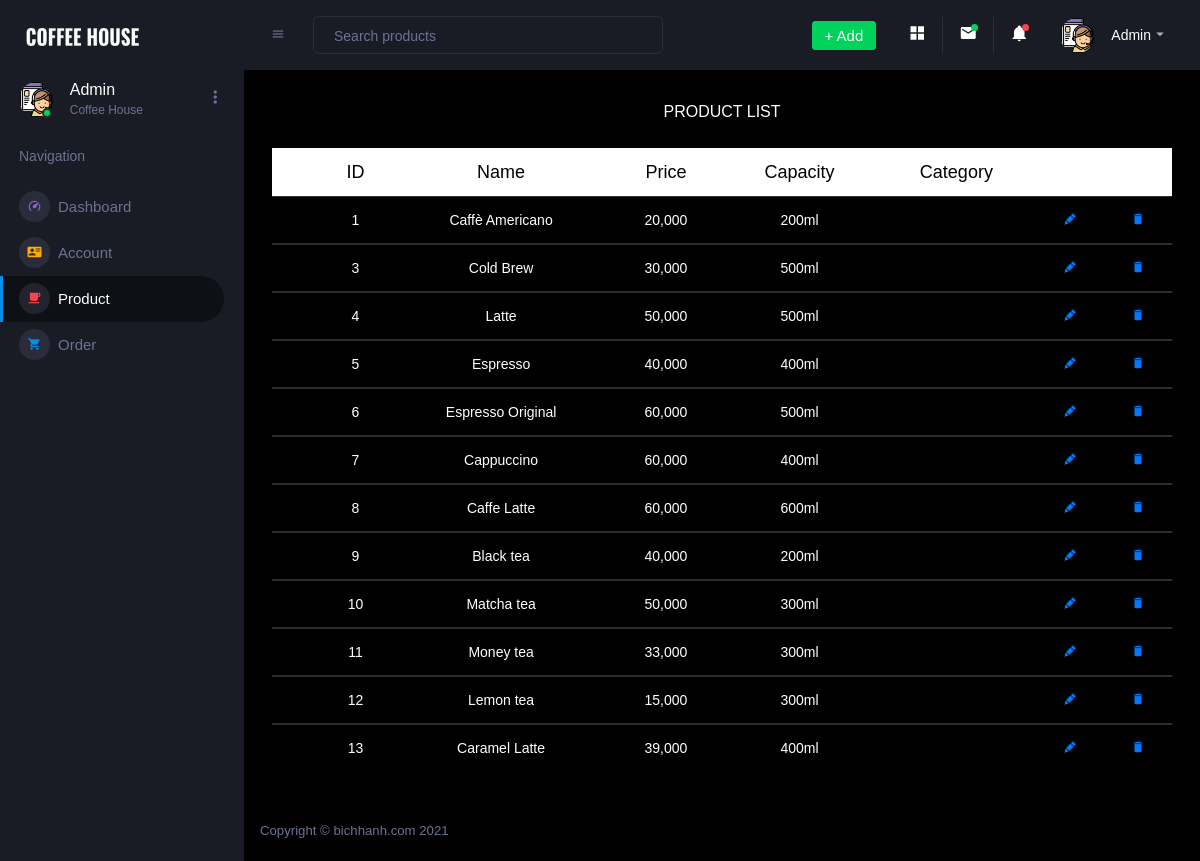
The app's page /admin/product.php with its own data.
### tables this page shows
CREATE TABLE `sanpham` (
  `masp` varchar(30) NOT NULL,
  `tensp` varchar(22) NOT NULL,
  `hinhanh` varchar(50) NOT NULL,
  `gia` double NOT NULL,
  `dungtich` varchar(22) NOT NULL,
  `matl` varchar(22) NOT NULL,
  `soluong` int(10) NOT NULL,
  `id` int(11) NOT NULL
);

### admin/hehe.php (called while the page is built, shortened)
<?php
class module{
    function getAllProduct(){
        $db = new Connection();
        $conn = $db -> conn;
        $sql = "SELECT * FROM sanpham";
        $query = mysqli_query($conn, $sql);
        $result = array();
        if(mysqli_num_rows($query) > 0){
            while($row = mysqli_fetch_assoc($query)){
                $result[] = $row;
            }
        }
        return $result;
    }
}
?>

### admin/product.php (the view, shortened to what this page needs)
<?php
require_once("./hehe.php");
$a = new module();
$product = $a -> getAllProduct();
?>
<!DOCTYPE html>
<html lang="en">
  <head>
    <link rel="stylesheet" href="assets/vendors/mdi/css/materialdesignicons.min.css">
    <link rel="stylesheet" href="assets/vendors/css/vendor.bundle.base.css">
    <link rel="stylesheet" href="assets/vendors/jvectormap/jquery-jvectormap.css">
    <link rel="stylesheet" href="assets/vendors/flag-icon-css/css/flag-icon.min.css">
    <link rel="stylesheet" href="assets/vendors/owl-carousel-2/owl.carousel.min.css">
    <link rel="stylesheet" href="assets/vendors/owl-carousel-2/owl.theme.default.min.css">
    <link rel="stylesheet" href="assets/css/style.css">
  </head>
  <body>
    <div class="container-scroller">
      <nav class="sidebar sidebar-offcanvas" id="sidebar">
        <div class="sidebar-brand-wrapper d-none d-lg-flex align-items-center justify-content-center fixed-top">
          <a class="sidebar-brand brand-logo" href="index.php"><img src="../images/COFFEE HOUSE.png" alt="logo" /></a>
        </div>
        <ul class="nav">
          <li class="nav-item profile">
            <div class="profile-desc">
              <div class="profile-pic">
                <div class="count-indicator">
                  <img class="img-xs rounded-circle " src="../images/admin.png" alt="">
                  <span class="count bg-success"></span>
                </div>
                <div class="profile-name">
                  <h5 class="mb-0 font-weight-normal">Admin</h5>
                  <span>Coffee House</span>
                </div>
              </div>
              <a href="#" id="profile-dropdown" data-toggle="dropdown"><i class="mdi mdi-dots-vertical"></i></a>
            </div>
          </li>
          <li class="nav-item nav-category">
            <span class="nav-link">Navigation</span>
          </li>
          <li class="nav-item menu-items">
            <a class="nav-link" href="index.php">
              <span class="menu-icon">
                <i class="mdi mdi-speedometer"></i>
              </span>
              <span class="menu-title">Dashboard</span>
            </a>
          </li>
          <li class="nav-item menu-items">
            <a class="nav-link" href="account.php">
              <span class="menu-icon">
                <i class="mdi mdi-account-card-details"></i>
              </span>
              <span class="menu-title">Account</span>
            </a>
          </li>
          <li class="nav-item menu-items">
            <a class="nav-link" href="product.php">
              <span class="menu-icon">
                <i class="mdi mdi-coffee"></i>
              </span>
              <span class="menu-title">Product</span>
            </a>
          </li>
          <li class="nav-item menu-items">
            <a class="nav-link" href="order.php">
              <span class="menu-icon">
                <i class="mdi mdi-cart"></i>
              </span>
              <span class="menu-title">Order</span>
            </a>
          </li>
        </ul>
      </nav>
      <div class="container-fluid page-body-wrapper">
        <nav class="navbar p-0 fixed-top d-flex flex-row">
          <div class="navbar-menu-wrapper flex-grow d-flex align-items-stretch">
            <button class="navbar-toggler navbar-toggler align-self-center" type="button" data-toggle="minimize">
              <span class="mdi mdi-menu"></span>
            </button>
            <ul class="navbar-nav w-100">
              <li class="nav-item w-100">
                <form class="nav-link mt-2 mt-md-0 d-none d-lg-flex search">
                  <input type="text" class="form-control" placeholder="Search products">
                </form>
              </li>
            </ul>
            <ul class="navbar-nav navbar-nav-right">
            <li class="nav-item dropdown d-none d-lg-block">
                <a class="nav-link btn btn-success create-new-button" id="createbuttonDropdown" data-toggle="dropdown" aria-expanded="false" href="#">+ Add</a>
              </li>
              <li class="nav-item nav-settings d-none d-lg-block">
                <a class="nav-link" href="#">
                  <i class="mdi mdi-view-grid"></i>
                </a>
              </li>
              <li class="nav-item dropdown border-left">
                <a class="nav-link count-indicator dropdown-toggle" id="messageDropdown" href="#" data-toggle="dropdown" aria-expanded="false">
                  <i class="mdi mdi-email"></i>
                  <span class="count bg-success"></span>
                </a>
              </li>
              <li class="nav-item dropdown border-left">
                <a class="nav-link count-indicator dropdown-toggle" id="notificationDropdown" href="#" data-toggle="dropdown">
                  <i class="mdi mdi-bell"></i>
                  <span class="count bg-danger"></span>
                </a>
              </li>
              <li class="nav-item dropdown">
                <a class="nav-link" id="profileDropdown" href="#" data-toggle="dropdown">
                  <div class="navbar-profile">
                    <img class="img-xs rounded-circle" src="../images/admin.png" alt="">
                    <p class="mb-0 d-none d-sm-block navbar-profile-name">Admin</p>
                    <i class="mdi mdi-menu-down d-none d-sm-block"></i>
                  </div>
                </a>
              </li>
            </ul>
          </div>
        </nav>
        <div class="main-panel" style="text-align:center">
          <div class="content-wrapper" style="text-align:center">
          PRODUCT LIST
          <br><br>
          <table class="table">
  <thead>
    <tr style="background: white">
      <th style="color: black; font-size:18px" scope="col"></th>
      <th style="color: black; font-size:18px" scope="col">ID</th>
      <th style="color: black; font-size:18px" scope="col">Name</th>
      <th style="color: black; font-size:18px" scope="col">Price</th>
      <th style="color: black; font-size:18px" scope="col">Capacity</th>
      <th style="color: black; font-size:18px" scope="col">Category</th>
      <th style="color: black; font-size:18px" scope="col"></th>
      <th style="color: black; font-size:18px" scope="col"></th>
    </tr>
  </thead>
  <?php foreach ($product as $value) :
   $id = $value['id'];
  ?>
  <tbody style="color: white">
    <tr>
      <th style="text-align: center"></th>
      <td><?php echo $id?></td>
      <td><?php echo $value['tensp']?></td>
      <td><?php echo number_format($value['gia'])?></td>
      <td><?php echo $value['dungtich']?></td>
      <td>
      </td>
      <td style="color: #00ffff"><a href="edit.php?id=<?php echo $id?>"><i class="mdi mdi-lead-pencil"></i></a></td>
      <td style="color:red"><a href="product.php?id=<?php echo $id?>"><i class="mdi mdi-delete"></i></a></td>
    </tr>
  </tbody>
  <?php endforeach ?>
</table>
          </div>
          <footer class="footer">
            <div class="d-sm-flex justify-content-center justify-content-sm-between">
              <span class="text-muted d-block text-center text-sm-left d-sm-inline-block">Copyright © bichhanh.com 2021</span>
            </div>
          </footer>
        </div>
      </div>
    </div>
  </body>
</html>

### records on screen
sanpham: id "1", tensp "Caffè Americano", gia "20,000", dungtich "200ml"
sanpham: id "3", tensp "Cold Brew", gia "30,000", dungtich "500ml"
sanpham: id "4", tensp "Latte", gia "50,000", dungtich "500ml"
sanpham: id "5", tensp "Espresso", gia "40,000", dungtich "400ml"
sanpham: id "6", tensp "Espresso Original", gia "60,000", dungtich "500ml"
sanpham: id "7", tensp "Cappuccino", gia "60,000", dungtich "400ml"
sanpham: id "8", tensp "Caffe Latte", gia "60,000", dungtich "600ml"
sanpham: id "9", tensp "Black tea", gia "40,000", dungtich "200ml"
sanpham: id "10", tensp "Matcha tea", gia "50,000", dungtich "300ml"
sanpham: id "11", tensp "Money tea", gia "33,000", dungtich "300ml"
sanpham: id "12", tensp "Lemon tea", gia "15,000", dungtich "300ml"
sanpham: id "13", tensp "Caramel Latte", gia "39,000", dungtich "400ml"
